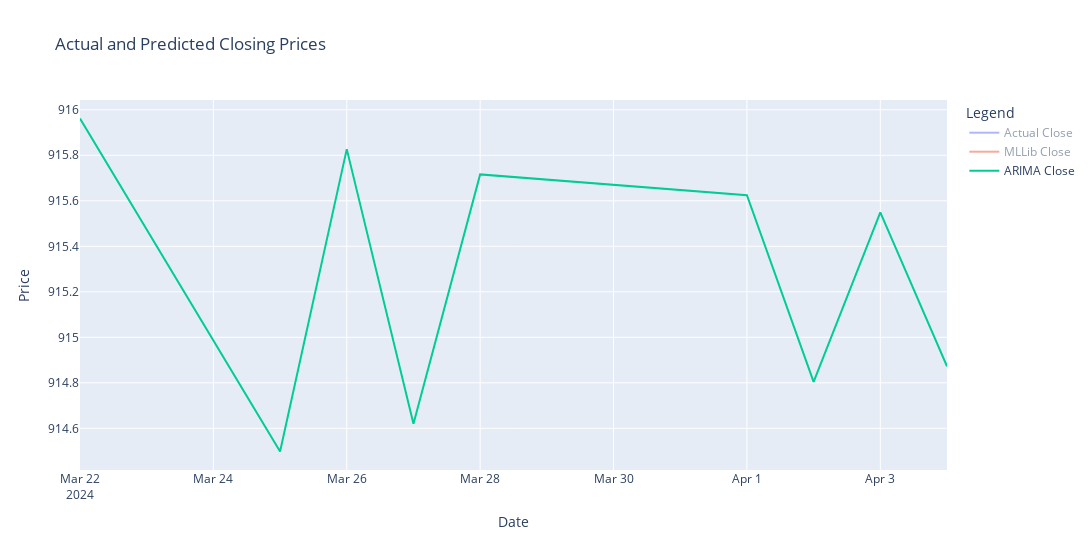

The code cell stored with this chart in its notebook:
### Markdown cell above
now we have created a graph to compare this value and in this graph we can compare the actual closing values with MLLib forecasts and ARIMA forecasts.

### Code cell
import plotly.graph_objs as go
# Create Plotly Scatter objects
trace_actual = go.Scatter(
    x=merged_df.index,
    y=merged_df['Close'],
    mode='lines',
    name='Actual Close'
)
trace_MLLib = go.Scatter(
    x=merged_df.index,
    y=merged_df['MLLib_Close'],
    mode='lines',
    name='MLLib Close'
)
trace_ARIMA = go.Scatter(
    x=merged_df.index,
    y=merged_df['ARIMA_Close'],
    mode='lines',
    name='ARIMA Close'
)
# Create and show the combined graph
fig = go.Figure(data=[trace_actual, trace_MLLib,trace_ARIMA])
#fig = go.Figure(data=[trace_arima_actual])
fig.update_layout(
    title='Actual and Predicted Closing Prices',
    xaxis_title='Date',
    yaxis_title='Price',
    legend_title='Legend',
    width = 1100, 
    height = 550
)
fig.show()

### Figure 1 — Plotly figure (JSON) as saved in the notebook; plotly's stock layout.template omitted (floating-point values rounded to 4 significant figures)
{"data": [{"mode": "lines", "name": "Actual Close", "type": "scatter", "visible": "legendonly", "x": ["2024-03-22T00:00:00", "2024-03-25T00:00:00", "2024-03-26T00:00:00", "2024-03-27T00:00:00", "2024-03-28T00:00:00", "2024-04-01T00:00:00", "2024-04-02T00:00:00", "2024-04-03T00:00:00", "2024-04-04T00:00:00"], "y": [942.9, 950.0, 925.6, 902.5, 903.6, 903.6, 894.5, 889.6, 859.0]}, {"mode": "lines", "name": "MLLib Close", "type": "scatter", "visible": "legendonly", "x": ["2024-03-22T00:00:00", "2024-03-25T00:00:00", "2024-03-26T00:00:00", "2024-03-27T00:00:00", "2024-03-28T00:00:00", "2024-04-01T00:00:00", "2024-04-02T00:00:00", "2024-04-03T00:00:00", "2024-04-04T00:00:00"], "y": [886.6, 865.6, 851.4, 856.2, 834.7, 823.0, 801.0, 788.1, 786.6]}, {"mode": "lines", "name": "ARIMA Close", "type": "scatter", "x": ["2024-03-22T00:00:00", "2024-03-25T00:00:00", "2024-03-26T00:00:00", "2024-03-27T00:00:00", "2024-03-28T00:00:00", "2024-04-01T00:00:00", "2024-04-02T00:00:00", "2024-04-03T00:00:00", "2024-04-04T00:00:00"], "y": [916.0, 914.5, 915.8, 914.6, 915.7, 915.6, 914.8, 915.5, 914.9]}], "layout": {"height": 550, "legend": {"title": {"text": "Legend"}}, "title": {"text": "Actual and Predicted Closing Prices"}, "width": 1100, "xaxis": {"autorange": true, "range": ["2024-03-22", "2024-04-04"], "title": {"text": "Date"}, "type": "date"}, "yaxis": {"autorange": true, "range": [914.4, 916.0], "title": {"text": "Price"}, "type": "linear"}}}
